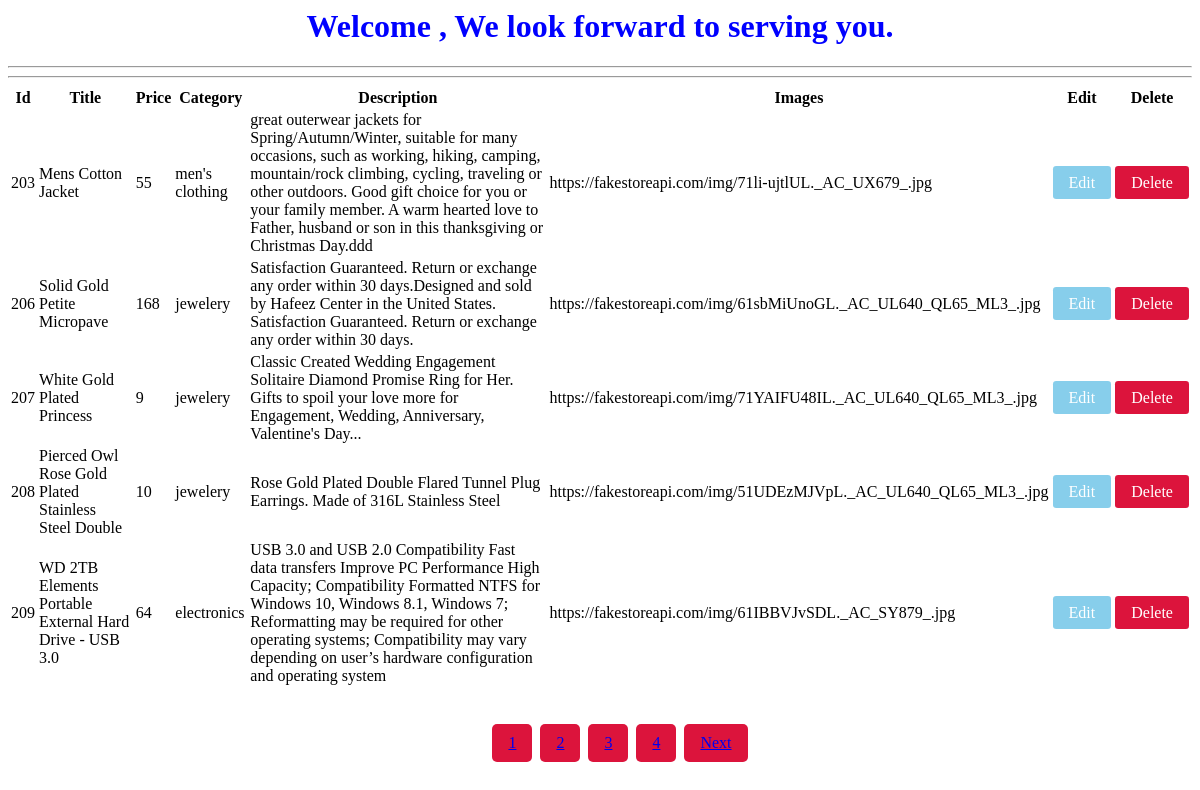
Screenshot of /all with the database file from the repository.
### myapp/models.py (models this page shows, shortened)
class Products(models.Model):
    title = models.CharField(max_length=200)
    price = models.IntegerField()
    category =  models.CharField(max_length =100)
    description = models.TextField()
    image =  models.ImageField(blank=True,)

### myapp/views.py (the view)
# urls.py: path('all',views.get_products , name= "all"),
def get_products(request):
    response = Products.objects.exclude(title="")
    paginator = Paginator(response,5)
    pagenumber =request.GET.get('page')
    response = paginator.get_page(pagenumber)
    return render(request,'show.html',{'response':response})

### templates/show.html (shortened to what this page needs)
{% load static %}
<html>
    <head>
    <link  rel = "stylesheet"  href = " {% static 'css/show.css' %}" >
    </head>
    <center>
        <body >
    <h1>Welcome , We look forward to serving you.</h1> <hr/>
</center>
    <table>
        <tr>
         <th>Id</th>
          <th>Title</th>
          <th>Price</th>
          <th> Category</th>
          <th>Description </th>
          <th>Images</th>
          <th>Edit</th>
          <th>Delete</th>
        </tr>
        {% for i in response %}
            <tr>
                <td>{{i.id}}</td>
                <td>{{i.title}}</td>
                <td>{{i.price}}</td>
                <td>{{i.category}}</td>
                <td>{{i.description }} </td>
                <td>{{i.image}}</td>
                <td> <a type = "button" class = "edit" href= "{% url 'updatedata' i.id %}"> Edit </a></td>
                    <td><a type = "button" class = "delete" href= "{% url 'delete' i.id%}"> Delete </a></td>
            </tr>
        {% endfor %}
        <hr/>
    </table>
    <center>
    <div class = "pagination">
        <ul>
            <li><a href = "all?page=1">1</a></li>
            <li><a href ="all?page=2">2</a></li>
            <li><a href ="all?page=3">3</a></li>
            <li><a href ="all?page=4">4</a></li>
            {%  if response.has_next  %}
            <li><a href ="all?page={{response.next_page_number}}">Next</a></li>
            {% endif %}
        </ul>
    </div>
    </center>
    </body>
</html>

### static/css/show.css (style rules this page uses)
h1 { color: blue; }
.edit { background-color: skyblue; color: white; border-radius: 0.2rem; padding: 0.5rem 1rem; text-decoration: none; }
.delete { background-color: crimson; color: white; border-radius: 0.2rem; padding: 0.5rem 1rem; text-decoration: none; }
.pagination { width: 100%; display: flex; justify-content: center; margin-top: 20px; }
.pagination ul { display: flex; flex-direction: row; gap :8px; }
.pagination ul li { background-color: crimson; color: white; list-style: none; padding: 10px 16px; border-radius: 5px; }

### rows the page displays
Products: id "203", title "Mens Cotton Jacket", price "55", category "men's clothing", description "great outerwear jackets for Spring/Autumn/Winter, suitable for many occasions, such as working, hiking, camping, mountain/rock climbing, cycling, traveling or other outdoors. Good gift choice for you or your family member. A warm hearted love to Father, husband or son in this thanksgiving or Christmas Day.ddd", image "https://fakestoreapi.com/img/71li-ujtlUL._AC_UX679_.jpg"
Products: id "206", title "Solid Gold Petite Micropave", price "168", category "jewelery", description "Satisfaction Guaranteed. Return or exchange any order within 30 days.Designed and sold by Hafeez Center in the United States. Satisfaction Guaranteed. Return or exchange any order within 30 days.", image "https://fakestoreapi.com/img/61sbMiUnoGL._AC_UL640_QL65_ML3_.jpg"
Products: id "207", title "White Gold Plated Princess", price "9", category "jewelery", description "Classic Created Wedding Engagement Solitaire Diamond Promise Ring for Her. Gifts to spoil your love more for Engagement, Wedding, Anniversary, Valentine's Day...", image "https://fakestoreapi.com/img/71YAIFU48IL._AC_UL640_QL65_ML3_.jpg"
Products: id "208", title "Pierced Owl Rose Gold Plated Stainless Steel Double", price "10", category "jewelery", description "Rose Gold Plated Double Flared Tunnel Plug Earrings. Made of 316L Stainless Steel", image "https://fakestoreapi.com/img/51UDEzMJVpL._AC_UL640_QL65_ML3_.jpg"
Products: id "209", title "WD 2TB Elements Portable External Hard Drive - USB 3.0", price "64", category "electronics", description "USB 3.0 and USB 2.0 Compatibility Fast data transfers Improve PC Performance High Capacity; Compatibility Formatted NTFS for Windows 10, Windows 8.1, Windows 7; Reformatting may be required for other operating systems; Compatibility may vary depending on user’s hardware configuration and operating system", image "https://fakestoreapi.com/img/61IBBVJvSDL._AC_SY879_.jpg"
